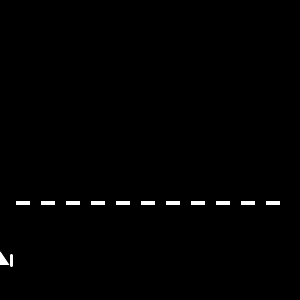
Frame 1 (no input)
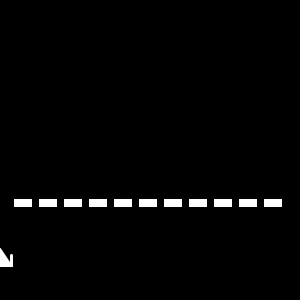
Frame 60 (the mouse pressed at the canvas centre just before this capture)
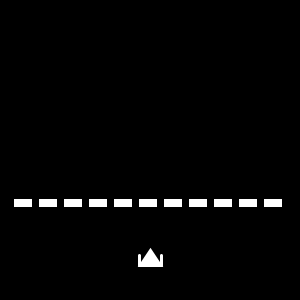
Frame 120 (the mouse held since frame 60 and released just before this capture)

The Processing sketch that drew these frames (run headless with seeded random() and noise(); from frame 60 on, the mouse is pressed at the canvas centre):

// Processing sketch: processing_35629
// ── processing_35629.pde

void setup(){
  size(300,300);
  background(0);
  

}
 

void draw(){ //makses the ship move left and right
  
  int block = 15;

  background(0);
  fill(255);
  rect(block,200,15,5);
  block +=25;
  rect(block,200,15,5);
    block +=25;
  rect(block,200,15,5);
    block +=25;
  rect(block,200,15,5);
    block +=25;
  rect(block,200,15,5);
    block +=25;
  rect(block,200,15,5);
    block +=25;
  rect(block,200,15,5);
    block +=25;
  rect(block,200,15,5);
    block +=25;
  rect(block,200,15,5);
    block +=25;
  rect(block,200,15,5);
    block +=25;
  rect(block,200,15,5);
  
  
  //Spaceship
  triangle(mouseX, height-50, mouseX-10, height-35, mouseX+10,height-35);
  strokeWeight(3);
  stroke(255);
  //Blasters
  line(mouseX-11,height-35,mouseX-11,height-45);  
  line(mouseX+11,height-35,mouseX+11,height-45);  
  
}
